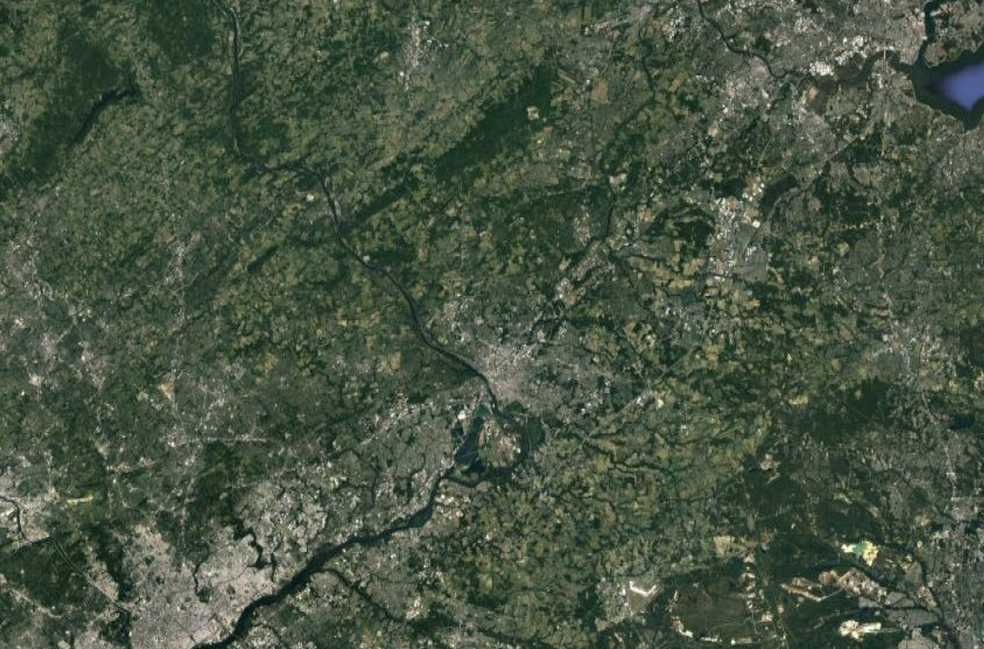
#> input picture images/test1/image1.png, 984 x 649 px, shrunk from 1688 x 1114 before the run, found by its file name
$ python simple_stitch.py
#> lines starting #> are read from the running program, lines starting #| are printed output that depends on the picture
import cv2


def simple_stitch():
    image_paths = ["images/test1/image1.png", "images/test1/image2.png"]
    images = []

    for path in image_paths:
        image = cv2.imread(path)
#> image is the input picture: shape (649, 984, 3); mean B, G, R 66.3, 84.7, 71.5
        images.append(image)

    stitcher = cv2.Stitcher.create()
    _, stitched_image = stitcher.stitch(images)
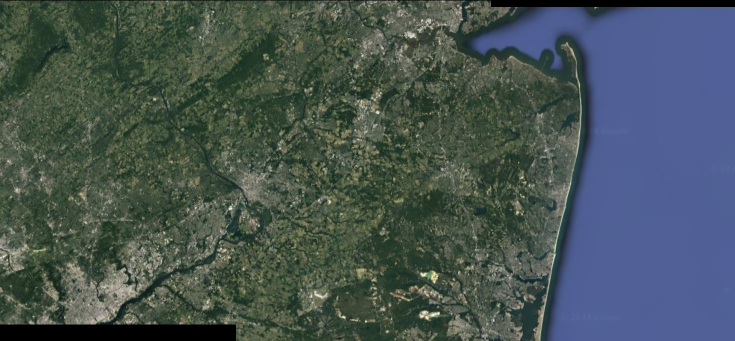
#> stitched_image: shape (681, 1470, 3) (shown at 1/2 size); mean of channels 0, 1, 2 83.2, 84, 70.7; drawn as B, G, R

    cv2.imwrite("images/test1/stitched.png", stitched_image)


if __name__ == "__main__":
    simple_stitch()
